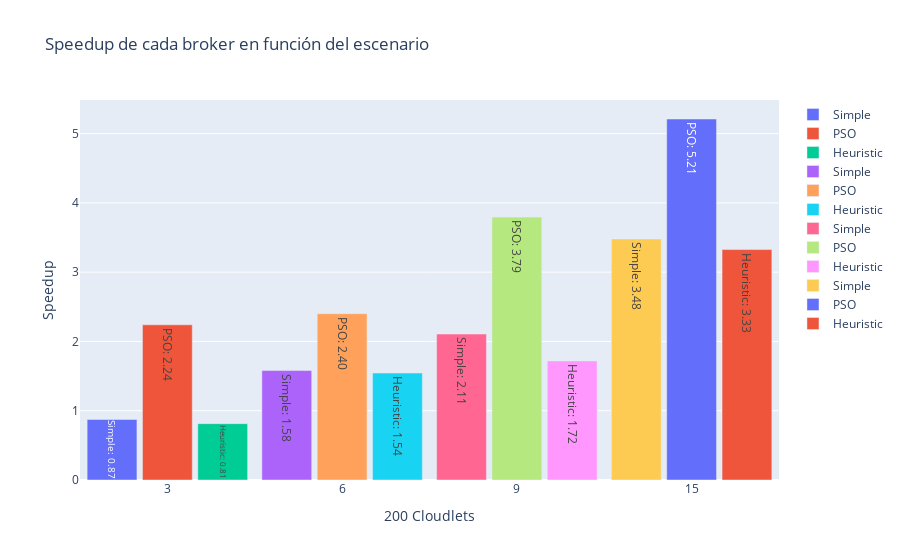

Notebook code for this chart:
### Code cell
# import plotly.graph_objects as go

# Supongamos que 'speedups' es un diccionario con la estructura {cloudlets: {broker: speedup}}
scenario_selected = speedups['200']
# Crear el gráfico
fig = go.Figure()

# Agregar las barras para cada broker en cada escenario
for scenario, data in scenario_selected.items():
    for i, (broker, speedup) in enumerate(data.items()):
        fig.add_trace(go.Bar(
            x=[scenario],
            y=[speedup],
            name=broker,
            text=f'{broker}: {float(speedup):.2f}',  # Agregar información al tooltip
            hoverinfo='text',
            offsetgroup=i  # Asegurar que las barras estén centradas
        ))

# Configurar el layout del gráfico
fig.update_layout(
    barmode='group',
    xaxis_title='200 Cloudlets',
    yaxis_title='Speedup',
    title='Speedup de cada broker en función del escenario',
    xaxis={'type': 'category'},  # Asegurar que el eje x sea categórico
    bargap=0.05,  # Reducir la separación entre barras dentro de un grupo
    bargroupgap=0.1  # Reducir la separación entre grupos de barras
)

# Mostrar el gráfico
fig.show()

### Figure 1 — Plotly figure (JSON) as saved in the notebook; plotly's stock layout.template omitted (floating-point values rounded to 4 significant figures)
{"data": [{"hoverinfo": "text", "name": "Simple", "offsetgroup": "0", "text": "Simple: 0.87", "type": "bar", "x": ["3"], "y": [0.8742]}, {"hoverinfo": "text", "name": "PSO", "offsetgroup": "1", "text": "PSO: 2.24", "type": "bar", "x": ["3"], "y": [2.24]}, {"hoverinfo": "text", "name": "Heuristic", "offsetgroup": "2", "text": "Heuristic: 0.81", "type": "bar", "x": ["3"], "y": [0.8132]}, {"hoverinfo": "text", "name": "Simple", "offsetgroup": "0", "text": "Simple: 1.58", "type": "bar", "x": ["6"], "y": [1.58]}, {"hoverinfo": "text", "name": "PSO", "offsetgroup": "1", "text": "PSO: 2.40", "type": "bar", "x": ["6"], "y": [2.4]}, {"hoverinfo": "text", "name": "Heuristic", "offsetgroup": "2", "text": "Heuristic: 1.54", "type": "bar", "x": ["6"], "y": [1.544]}, {"hoverinfo": "text", "name": "Simple", "offsetgroup": "0", "text": "Simple: 2.11", "type": "bar", "x": ["9"], "y": [2.107]}, {"hoverinfo": "text", "name": "PSO", "offsetgroup": "1", "text": "PSO: 3.79", "type": "bar", "x": ["9"], "y": [3.795]}, {"hoverinfo": "text", "name": "Heuristic", "offsetgroup": "2", "text": "Heuristic: 1.72", "type": "bar", "x": ["9"], "y": [1.719]}, {"hoverinfo": "text", "name": "Simple", "offsetgroup": "0", "text": "Simple: 3.48", "type": "bar", "x": ["15"], "y": [3.479]}, {"hoverinfo": "text", "name": "PSO", "offsetgroup": "1", "text": "PSO: 5.21", "type": "bar", "x": ["15"], "y": [5.211]}, {"hoverinfo": "text", "name": "Heuristic", "offsetgroup": "2", "text": "Heuristic: 3.33", "type": "bar", "x": ["15"], "y": [3.326]}], "layout": {"bargap": 0.05, "bargroupgap": 0.1, "barmode": "group", "title": {"text": "Speedup de cada broker en función del escenario"}, "xaxis": {"title": {"text": "200 Cloudlets"}, "type": "category"}, "yaxis": {"title": {"text": "Speedup"}}}}
